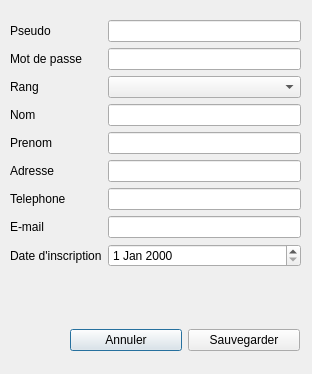
<?xml version="1.0" encoding="UTF-8"?>
<ui version="4.0">
 <class>AddUser</class>
 <widget class="QDialog" name="AddUser">
  <property name="windowModality">
   <enum>Qt::WindowModal</enum>
  </property>
  <property name="geometry">
   <rect>
    <x>0</x>
    <y>0</y>
    <width>312</width>
    <height>374</height>
   </rect>
  </property>
  <property name="windowTitle">
   <string>Ajouter un utilisateur</string>
  </property>
  <widget class="QWidget" name="formLayoutWidget">
   <property name="geometry">
    <rect>
     <x>10</x>
     <y>20</y>
     <width>291</width>
     <height>291</height>
    </rect>
   </property>
   <layout class="QFormLayout" name="formLayout">
    <item row="0" column="0">
     <widget class="QLabel" name="label">
      <property name="text">
       <string>Pseudo</string>
      </property>
     </widget>
    </item>
    <item row="0" column="1">
     <widget class="QLineEdit" name="pseudo"/>
    </item>
    <item row="1" column="0">
     <widget class="QLabel" name="label_2">
      <property name="text">
       <string>Mot de passe</string>
      </property>
     </widget>
    </item>
    <item row="1" column="1">
     <widget class="QLineEdit" name="password"/>
    </item>
    <item row="2" column="0">
     <widget class="QLabel" name="label_3">
      <property name="text">
       <string>Rang</string>
      </property>
     </widget>
    </item>
    <item row="3" column="0">
     <widget class="QLabel" name="label_4">
      <property name="text">
       <string>Nom</string>
      </property>
     </widget>
    </item>
    <item row="4" column="0">
     <widget class="QLabel" name="label_5">
      <property name="text">
       <string>Prenom</string>
      </property>
     </widget>
    </item>
    <item row="5" column="0">
     <widget class="QLabel" name="label_6">
      <property name="text">
       <string>Adresse</string>
      </property>
     </widget>
    </item>
    <item row="6" column="0">
     <widget class="QLabel" name="label_7">
      <property name="text">
       <string>Telephone</string>
      </property>
     </widget>
    </item>
    <item row="7" column="0">
     <widget class="QLabel" name="label_8">
      <property name="text">
       <string>E-mail</string>
      </property>
     </widget>
    </item>
    <item row="8" column="0">
     <widget class="QLabel" name="label_9">
      <property name="text">
       <string>Date d'inscription</string>
      </property>
     </widget>
    </item>
    <item row="3" column="1">
     <widget class="QLineEdit" name="nom"/>
    </item>
    <item row="4" column="1">
     <widget class="QLineEdit" name="prenom"/>
    </item>
    <item row="5" column="1">
     <widget class="QLineEdit" name="adresse"/>
    </item>
    <item row="6" column="1">
     <widget class="QLineEdit" name="tel"/>
    </item>
    <item row="7" column="1">
     <widget class="QLineEdit" name="mail"/>
    </item>
    <item row="8" column="1">
     <widget class="QDateEdit" name="date"/>
    </item>
    <item row="2" column="1">
     <widget class="QComboBox" name="rang"/>
    </item>
   </layout>
  </widget>
  <widget class="QWidget" name="horizontalLayoutWidget">
   <property name="geometry">
    <rect>
     <x>70</x>
     <y>320</y>
     <width>230</width>
     <height>41</height>
    </rect>
   </property>
   <layout class="QHBoxLayout" name="horizontalLayout">
    <item>
     <widget class="QPushButton" name="cancel">
      <property name="text">
       <string>Annuler</string>
      </property>
     </widget>
    </item>
    <item>
     <widget class="QPushButton" name="save">
      <property name="text">
       <string>Sauvegarder</string>
      </property>
     </widget>
    </item>
   </layout>
  </widget>
 </widget>
 <resources/>
 <connections/>
</ui>
